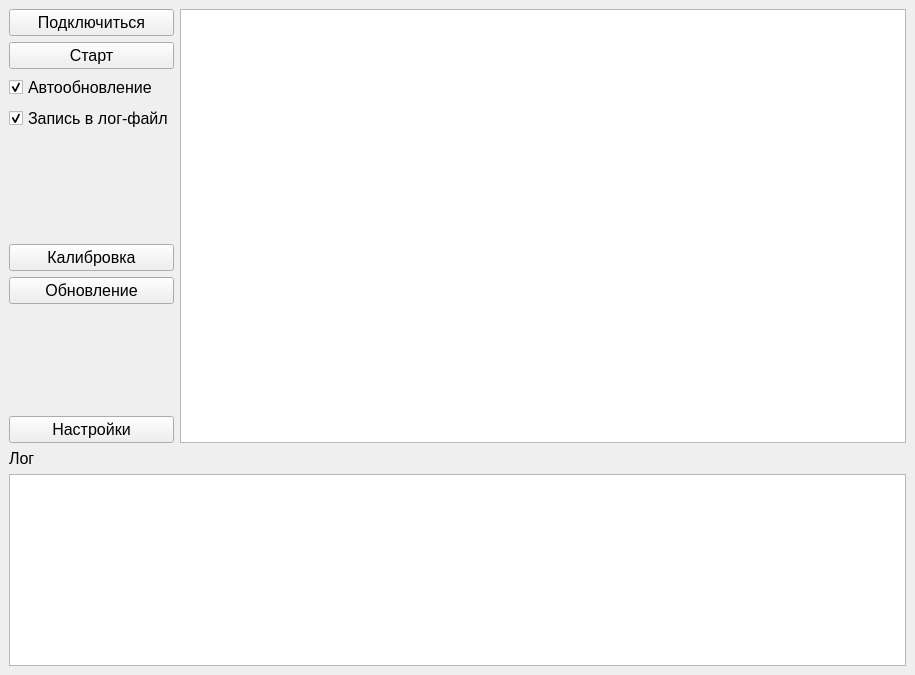
<?xml version="1.0" encoding="UTF-8"?>
<ui version="4.0">
 <class>MainWindow</class>
 <widget class="QMainWindow" name="MainWindow">
  <property name="geometry">
   <rect>
    <x>0</x>
    <y>0</y>
    <width>915</width>
    <height>675</height>
   </rect>
  </property>
  <property name="font">
   <font>
    <pointsize>12</pointsize>
   </font>
  </property>
  <property name="windowTitle">
   <string>DALIGate Testing Tool</string>
  </property>
  <widget class="QWidget" name="centralwidget">
   <layout class="QVBoxLayout" name="verticalLayout_2">
    <item>
     <layout class="QHBoxLayout" name="horizontalLayout">
      <item>
       <layout class="QVBoxLayout" name="verticalLayout">
        <property name="rightMargin">
         <number>0</number>
        </property>
        <item>
         <widget class="QPushButton" name="connectButton">
          <property name="font">
           <font>
            <pointsize>12</pointsize>
           </font>
          </property>
          <property name="text">
           <string>Подключиться</string>
          </property>
         </widget>
        </item>
        <item>
         <widget class="QPushButton" name="getDataButton">
          <property name="font">
           <font>
            <pointsize>12</pointsize>
           </font>
          </property>
          <property name="text">
           <string>Старт</string>
          </property>
         </widget>
        </item>
        <item>
         <widget class="QCheckBox" name="regenStatus">
          <property name="font">
           <font>
            <pointsize>12</pointsize>
           </font>
          </property>
          <property name="text">
           <string>Автообновление</string>
          </property>
          <property name="checked">
           <bool>true</bool>
          </property>
         </widget>
        </item>
        <item>
         <widget class="QCheckBox" name="logStatus">
          <property name="font">
           <font>
            <pointsize>12</pointsize>
           </font>
          </property>
          <property name="text">
           <string>Запись в лог-файл</string>
          </property>
          <property name="checked">
           <bool>true</bool>
          </property>
         </widget>
        </item>
        <item>
         <spacer name="verticalSpacer">
          <property name="orientation">
           <enum>Qt::Vertical</enum>
          </property>
          <property name="sizeHint" stdset="0">
           <size>
            <width>20</width>
            <height>40</height>
           </size>
          </property>
         </spacer>
        </item>
        <item>
         <widget class="QPushButton" name="calibrateButton">
          <property name="font">
           <font>
            <pointsize>12</pointsize>
           </font>
          </property>
          <property name="text">
           <string>Калибровка</string>
          </property>
         </widget>
        </item>
        <item>
         <widget class="QPushButton" name="updateButton">
          <property name="text">
           <string>Обновление</string>
          </property>
         </widget>
        </item>
        <item>
         <spacer name="verticalSpacer_2">
          <property name="orientation">
           <enum>Qt::Vertical</enum>
          </property>
          <property name="sizeHint" stdset="0">
           <size>
            <width>20</width>
            <height>40</height>
           </size>
          </property>
         </spacer>
        </item>
        <item>
         <widget class="QPushButton" name="settingsButton">
          <property name="font">
           <font>
            <pointsize>12</pointsize>
           </font>
          </property>
          <property name="text">
           <string>Настройки</string>
          </property>
         </widget>
        </item>
       </layout>
      </item>
      <item>
       <widget class="QTableView" name="tableView">
        <property name="font">
         <font>
          <pointsize>14</pointsize>
         </font>
        </property>
        <property name="editTriggers">
         <set>QAbstractItemView::NoEditTriggers</set>
        </property>
       </widget>
      </item>
     </layout>
    </item>
    <item>
     <layout class="QVBoxLayout" name="verticalLayout_3">
      <property name="bottomMargin">
       <number>0</number>
      </property>
      <item>
       <widget class="QLabel" name="label">
        <property name="text">
         <string>Лог</string>
        </property>
       </widget>
      </item>
      <item>
       <widget class="QTextBrowser" name="logWindow">
        <property name="sizePolicy">
         <sizepolicy hsizetype="Expanding" vsizetype="Preferred">
          <horstretch>0</horstretch>
          <verstretch>0</verstretch>
         </sizepolicy>
        </property>
        <property name="font">
         <font>
          <pointsize>12</pointsize>
         </font>
        </property>
       </widget>
      </item>
     </layout>
    </item>
   </layout>
  </widget>
 </widget>
 <resources/>
 <connections/>
</ui>
